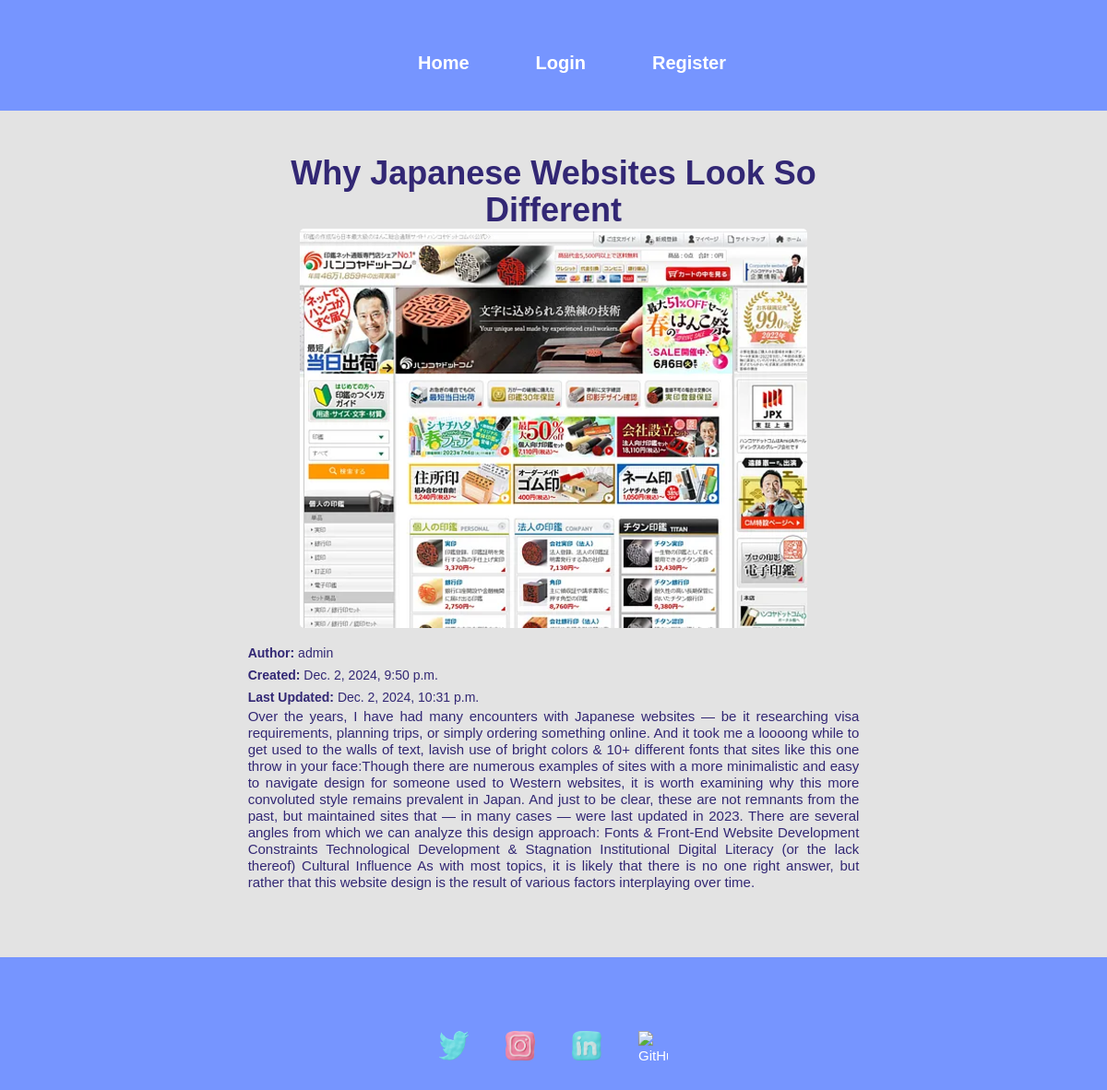
Page /view/19/ on the committed database.
### medium/models.py (models this page shows, shortened)
class Post(models.Model):
    title = models.CharField(max_length=100, verbose_name="Post Title")
    image = models.ImageField(upload_to='post/', verbose_name="Post Image")
    content = models.TextField(verbose_name="Post Content")
    author = models.ForeignKey(settings.AUTH_USER_MODEL, on_delete=models.CASCADE, verbose_name="Author")
    date_posted = models.DateTimeField(auto_now_add=True, verbose_name="Date Posted")
    date_updated = models.DateTimeField(auto_now=True, verbose_name="Last Updated")
    class Meta:
        ordering = ('-date_posted',)
        verbose_name = "Blog Post"
        verbose_name_plural = "Blog Posts"

### userauth/models.py (models this page shows, shortened)
class User(AbstractUser):
    email = models.EmailField(unique=True)
    username = models.CharField(max_length=50, unique=True)
    bio = models.CharField(max_length=255)
    image=models.ImageField(upload_to='profile/')
    USERNAME_FIELD = "email"  # Login will be with email instead of username
    REQUIRED_FIELDS = ["username"]

### medium/views.py (the view)
# urls.py: path('view/<id>/', views.view, name='view'),
def view(request,id):
    post= Post.objects.get(id=id)
    context = {
        'post': post,
    }
    return render(request, 'blog/view.html', context)

### templates/blog/view.html (shortened to what this page needs)
{% extends "partials/base.html" %}
{% load static %}
{% load static tailwind_tags %}
{% block content %}
{% tailwind_css %}
<div class="container mx-auto my-5">
    <div class="flex justify-center">
        <div class="w-full md:w-2/3">
            <h1 class="text-4xl font-bold text-center ">{{ post.title }}</h1>
            {% if post.image %}
    <div class="flex justify-center mb-3">
        <img src="{{ post.image.url }}" alt="Post Image" class="img-fluid rounded-lg">
    </div>
{% endif %}
            <p class="mt-2"><strong>Author:</strong> {{ post.author.username }}</p>
            <p><strong>Created:</strong> {{ post.date_posted }}</p>
            <p><strong>Last Updated:</strong> {{ post.date_updated }}</p>
            <div class="mb-4 text-justify">
                <h5>{{ post.content }}</h5>
            </div>
        </div>
    </div>
</div>
{% endblock %}

### static/css/index.css (style rules this page uses)
html { height:100%; margin: 0; display: flex; flex-direction: column; }
.img-fluid { border-radius: 8px; object-fit: cover; }
* { margin: 0; padding: 0; }
body { background-color: white; }
body { font-family: 'Poppins', sans-serif; font-weight: 300; font-size: 15px; line-height: 1.7; color: #322774; background-color: #e3e3e3; overflow-x: hidden; }
p { font-weight: 500; font-size: 14px; line-height: 1.7; }
.mb-4 { margin-bottom: 20px; }
.text-justify { text-align: justify; word-wrap: break-word; overflow-wrap: break-word; }

### rows in the picture
Post: title "Why Japanese Websites Look So Different", image (picture), author.username "admin", date_posted "Dec. 2, 2024, 9:50 p.m.", date_updated "Dec. 2, 2024, 10:31 p.m.", content "Over the years, I have had many encounters with Japanese websites — be it researching visa requirements, planning trips, or simply ordering something online. And it took me a loooong while to get used to the walls of text, lavish use of bright colors & 10+ different fonts that sites like this one throw in your face:Though there are numerous examples of sites with a more minimalistic and easy to navigate design for someone used to Western websites, it is worth examining why this more convoluted style remains prevalent in Japan. And just to be clear, these are not remnants from the past, but maintained sites that — in many cases — were last updated in 2023. There are several angles from which…"
